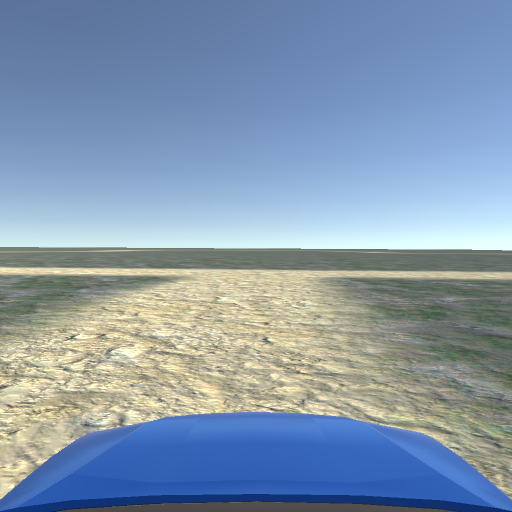
#> input picture Simulation/PythonCode/NavLocalisation/TestData/RouteImages/img_241.png, 512 x 512 px, found by its file name
$ python road_surface_detection.py
#> lines starting #> are read from the running program, lines starting #| are printed output that depends on the picture; after the words box and inside, x2 and y2 are one past the last pixel; in counts of white or black regions, pixels touching at a corner belong together
import numpy as np
import cv2
import glob


#HIST_WINDOW = ((x1, y1), (x2, y2))
#HIST_WINDOW = ((124, 200), (174, 300))

#IPM from dashcam
#HIST_WINDOW = ((200,124), (300,174))

#Unity simulation IPM window
HIST_WINDOW = ((250, 460), (265, 500))


def OpenClose(img, iterations=1, kernel=np.ones((5,5),np.uint8)):
    for i in range(0, iterations):
        img = cv2.morphologyEx(img, cv2.MORPH_OPEN, kernel)
        img = cv2.morphologyEx(img, cv2.MORPH_CLOSE, kernel)
    return img

#Modified from
#https://opencv-python-tutroals.readthedocs.io/en/latest/py_tutorials/py_imgproc/py_histograms/py_histogram_backprojection/py_histogram_backprojection.html
def HistogramFromImgROI(img, roi, imgScale=1, filter=(5,5)):
    x1, x2 = HIST_WINDOW[0][0], HIST_WINDOW[1][0]
    y1, y2 = HIST_WINDOW[0][1], HIST_WINDOW[1][1]
    newX,newY = img.shape[1]*imgScale, img.shape[0]*imgScale
    x1 = int(x1 * imgScale)
    x2 = int(x2 * imgScale)
    y1 = int(y1 * imgScale)
    y2 = int(y2 * imgScale)
    img = cv2.resize(img,(int(newX),int(newY)))

    roi = cv2.cvtColor(roi,cv2.COLOR_BGR2HSV)
    roihist = cv2.calcHist([roi],[0, 1], None, [180, 256], [0, 180, 0, 256] )
    hsvt = cv2.cvtColor(img,cv2.COLOR_BGR2HSV)
    cv2.normalize(roihist,roihist,0,255,cv2.NORM_MINMAX)

    dst = cv2.calcBackProject([hsvt],[0,1],roihist,[0,180,0,256],1)
    disc = cv2.getStructuringElement(cv2.MORPH_ELLIPSE,filter)
    cv2.filter2D(dst,-1,disc,dst)
    # threshold and binary AND
    ret,thresh = cv2.threshold(dst,150,255,0)
    thresh = cv2.merge((thresh,thresh,thresh))
    thresh = OpenClose(thresh,iterations=1,kernel=np.ones((3,3),np.uint8))
    res = cv2.bitwise_and(img,thresh)

    img_ret = np.hstack((img, res))
    return dst, img_ret

def ExtractROI(img, imgScale=1):
    x1, x2 = HIST_WINDOW[0][0], HIST_WINDOW[1][0]
    y1, y2 = HIST_WINDOW[0][1], HIST_WINDOW[1][1]
    newX,newY = img.shape[1]*imgScale, img.shape[0]*imgScale
    x1 = int(x1 * imgScale)
    x2 = int(x2 * imgScale)
    y1 = int(y1 * imgScale)
    y2 = int(y2 * imgScale)
    img = cv2.resize(img,(int(newX),int(newY)))
    roi = img[y1:y2, x1:x2]
    return roi

ROI_AVG_FRAMES = 3
ROI_AVG = []
def GetROIAvg(img, imgScale=1):
    roi = ExtractROI(img, imgScale)
    if len(ROI_AVG) < 1:
        for i in range(0,ROI_AVG_FRAMES):
            print("Append")
            ROI_AVG.append(roi)
    else:
        ROI_AVG.pop(0)
        ROI_AVG.append(roi)

    #print("ROI[1][1] = " + str(roi[1][1]))
    ave = np.mean(ROI_AVG, axis=0)
    ave=np.array(np.round(ave),dtype=np.uint8)
    #print("AVE[1][1] = " + str(ave[1][1]))
    return ave

def GetBirdsEye(matrix, img, return_combo_img = False):
    birds_eye = cv2.warpPerspective(img, matrix, (img.shape[1], img.shape[0]))
    img_a = cv2.copyMakeBorder(img,10,10,10,5,cv2.BORDER_CONSTANT)
    img_b = cv2.copyMakeBorder(birds_eye,10,10,5,10,cv2.BORDER_CONSTANT)
    img_combine = np.hstack((img_a, img_b))
    # RETURN COMBINE
    if return_combo_img:
        return img_combine
    return birds_eye

VID_FPS = 30
# [18 lines left out: function save_output, not called in this run]

#TEST_IMAGE_PATH = "D:/GitRepos/Uni/Thesis/Simulation/PythonCode/InversePerspective/dashcam"
TEST_IMAGE_PATH = "C:/Users/MIchael/Documents/GitHub/Thesis/Simulation/PythonCode/InversePerspective/dashcam"
INPUT_IMAGES = []
OUTPUT_IMAGES = []
# [81 lines left out: function demo_all_images, not called in this run]


if __name__ == "__main__":
    #demo_all_images()
    im = cv2.imread(r"C:\Users\MIchael\Documents\GitHub\Thesis\Simulation\PythonCode\NavLocalisation\TestData\RouteImages\img_241.png")
#> im is the input picture: shape (512, 512, 3); mean B, G, R 173.9, 153, 133.3
    matrix = np.load(r"C:\Users\MIchael\Documents\GitHub\Thesis\Simulation\PythonCode\unityCameraInverseMatrix.npy")
#> (reads Simulation/PythonCode/unityCameraInverseMatrix.npy from the repository)
    birds_eye = GetBirdsEye(matrix, im)
#> in GetBirdsEye, `img_a = cv2.copyMakeBorder(img,10,10,10,5,cv2.BORDER_CONSTANT)`:
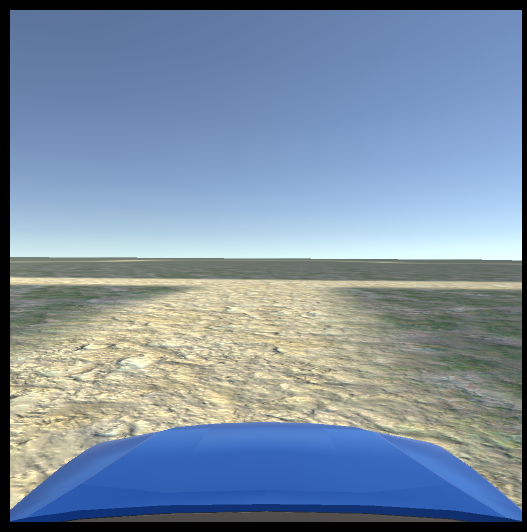
#> img_a: shape (532, 527, 3); mean B, G, R 162.6, 143.1, 124.6
#> in GetBirdsEye, `img_b = cv2.copyMakeBorder(birds_eye,10,10,5,10,cv2.BORDER_CONSTANT)`:
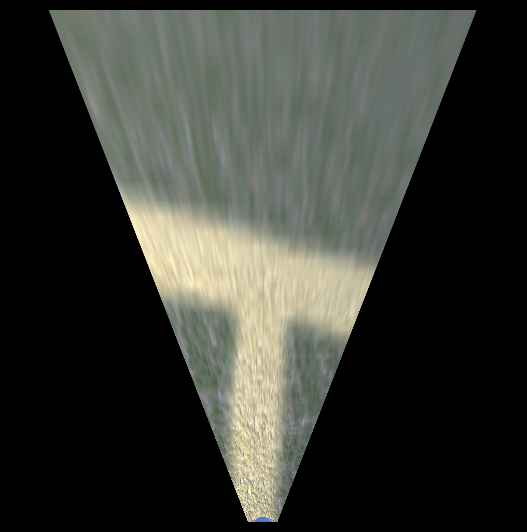
#> img_b: shape (532, 527, 3); mean B, G, R 51.1, 57.1, 55.3
#> in GetBirdsEye, `img_combine = np.hstack((img_a, img_b))`:
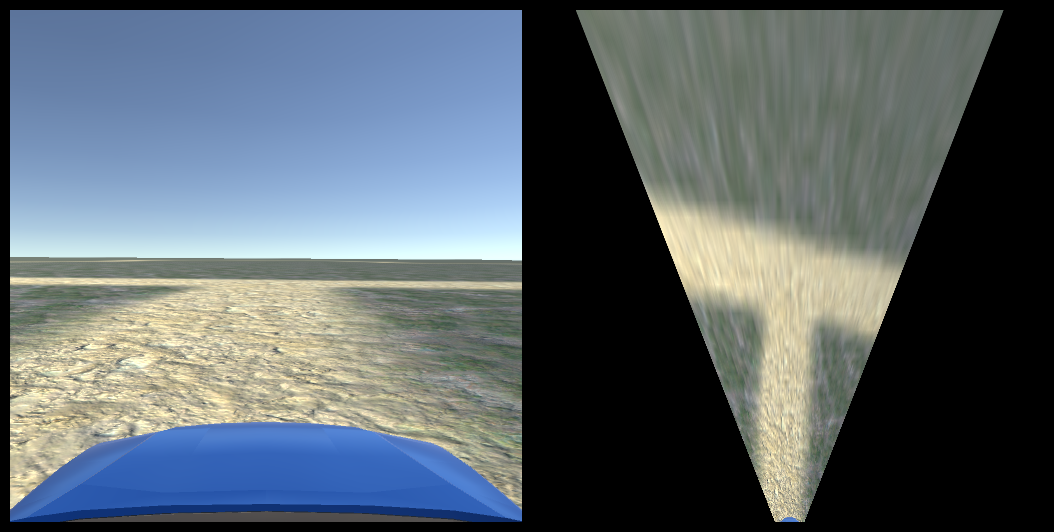
#> img_combine: shape (532, 1054, 3); mean B, G, R 106.8, 100.1, 89.9
    roi_ave = GetROIAvg(birds_eye)
#> after the loop in GetROIAvg, `for i in range(0,ROI_AVG_FRAMES):`: ROI_AVG = 3 items
    roi_hist, im_ret = HistogramFromImgROI(birds_eye, roi_ave)
#> in HistogramFromImgROI, `roihist = cv2.calcHist([roi],[0, 1], None, [180, 256], [0, 180, 0, 256..`:
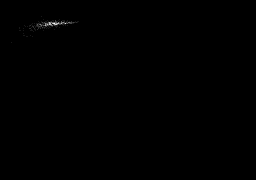
#> roihist: shape (180, 256) float32; min 0, max 11, mean 0.013; drawn with min black and max white
#> in HistogramFromImgROI, `hsvt = cv2.cvtColor(img,cv2.COLOR_BGR2HSV)`: hsvt: shape (512, 512, 3); mean H, S, V 23.1, 12.7, 62
#> in HistogramFromImgROI, `cv2.normalize(roihist,roihist,0,255,cv2.NORM_MINMAX)`: roihist: shape (180, 256) float32; 0.52% of pixels changed, all inside (x1, y1, x2, y2) = (11, 16, 79, 43)
#> in HistogramFromImgROI, `cv2.filter2D(dst,-1,disc,dst)`:
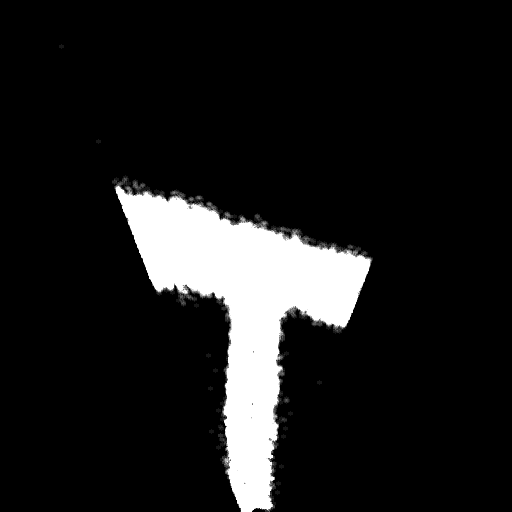
#> dst: shape (512, 512); min 0, max 255, mean 28.1
#> in HistogramFromImgROI, `ret,thresh = cv2.threshold(dst,150,255,0)`:
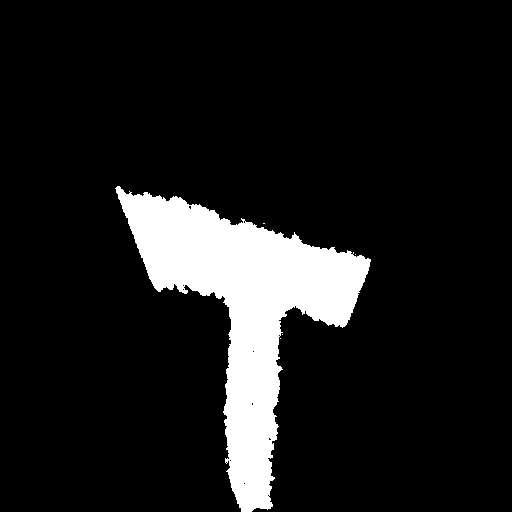
#> thresh: shape (512, 512); 10.7% white; 5 white regions (4 under 20 px), largest, box (x1, y1, x2, y2) and area: (115, 186, 371, 512) 28063
#> in HistogramFromImgROI, `img_ret = np.hstack((img, res))`:
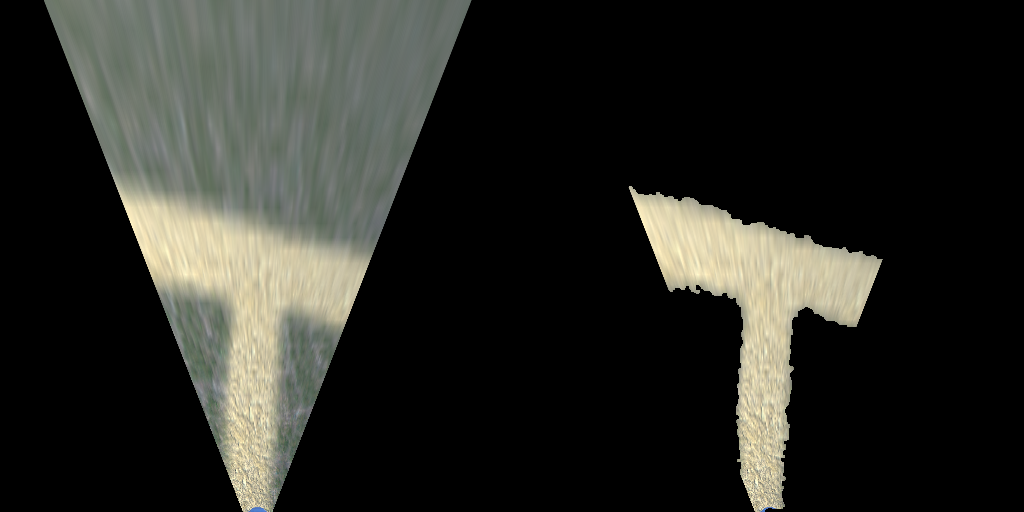
#> img_ret: shape (512, 1024, 3); mean of channels 0, 1, 2 36, 41, 40.4; drawn as B, G, R

    cv2.imshow("im", roi_hist)
    cv2.waitKey(0)
    cv2.destroyAllWindows()
